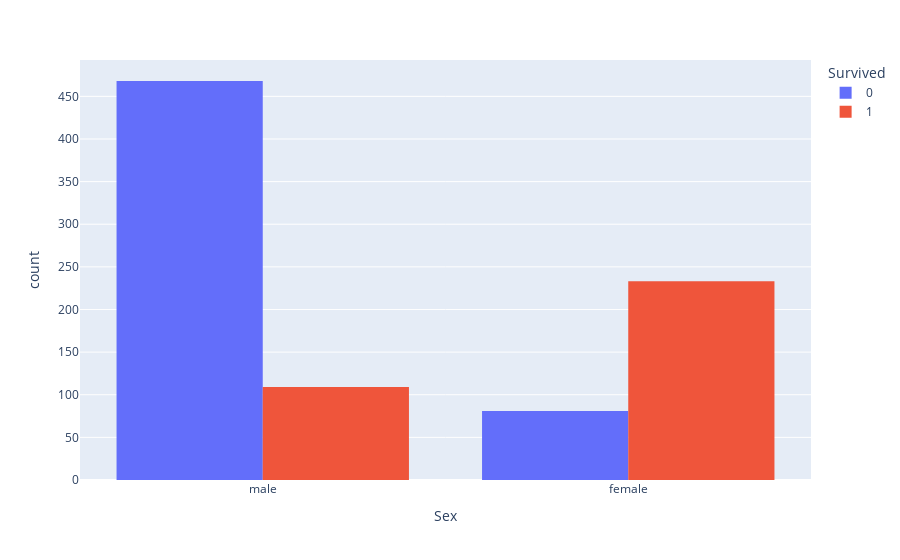

The code cell stored with this chart in its notebook:
### Markdown cell above
#### Coluna 'Sex'

### Code cell
fig = px.histogram(train, x='Sex', color='Survived', barmode='group')
fig.show()

### Figure 1 — Plotly figure (JSON) as saved in the notebook; plotly's stock layout.template omitted (floating-point values rounded to 4 significant figures; data arrays with more than 128 entries replaced by an {"elided": "..."} marker saying what was removed)
{"data": [{"alignmentgroup": "True", "bingroup": "x", "hovertemplate": "Survived=0<br>Sex=%{x}<br>count=%{y}<extra></extra>", "legendgroup": "0", "marker": {"color": "#636efa", "pattern": {"shape": ""}}, "name": "0", "offsetgroup": "0", "orientation": "v", "showlegend": true, "type": "histogram", "x": {"elided": "549 str values"}, "xaxis": "x", "yaxis": "y"}, {"alignmentgroup": "True", "bingroup": "x", "hovertemplate": "Survived=1<br>Sex=%{x}<br>count=%{y}<extra></extra>", "legendgroup": "1", "marker": {"color": "#EF553B", "pattern": {"shape": ""}}, "name": "1", "offsetgroup": "1", "orientation": "v", "showlegend": true, "type": "histogram", "x": {"elided": "342 str values"}, "xaxis": "x", "yaxis": "y"}], "layout": {"barmode": "group", "legend": {"title": {"text": "Survived"}, "tracegroupgap": 0}, "margin": {"t": 60}, "xaxis": {"anchor": "y", "domain": [0, 1], "title": {"text": "Sex"}}, "yaxis": {"anchor": "x", "domain": [0, 1], "title": {"text": "count"}}}}
